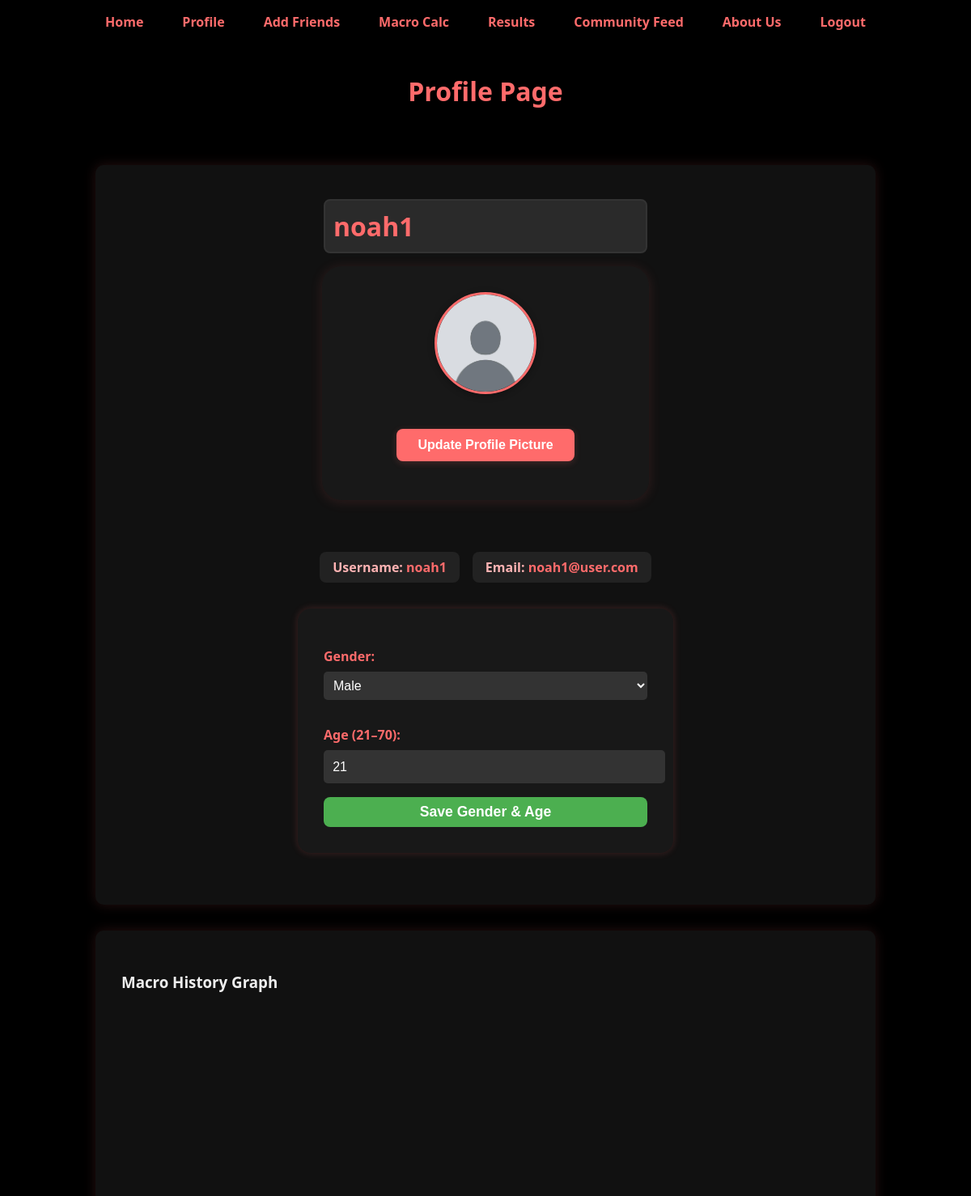
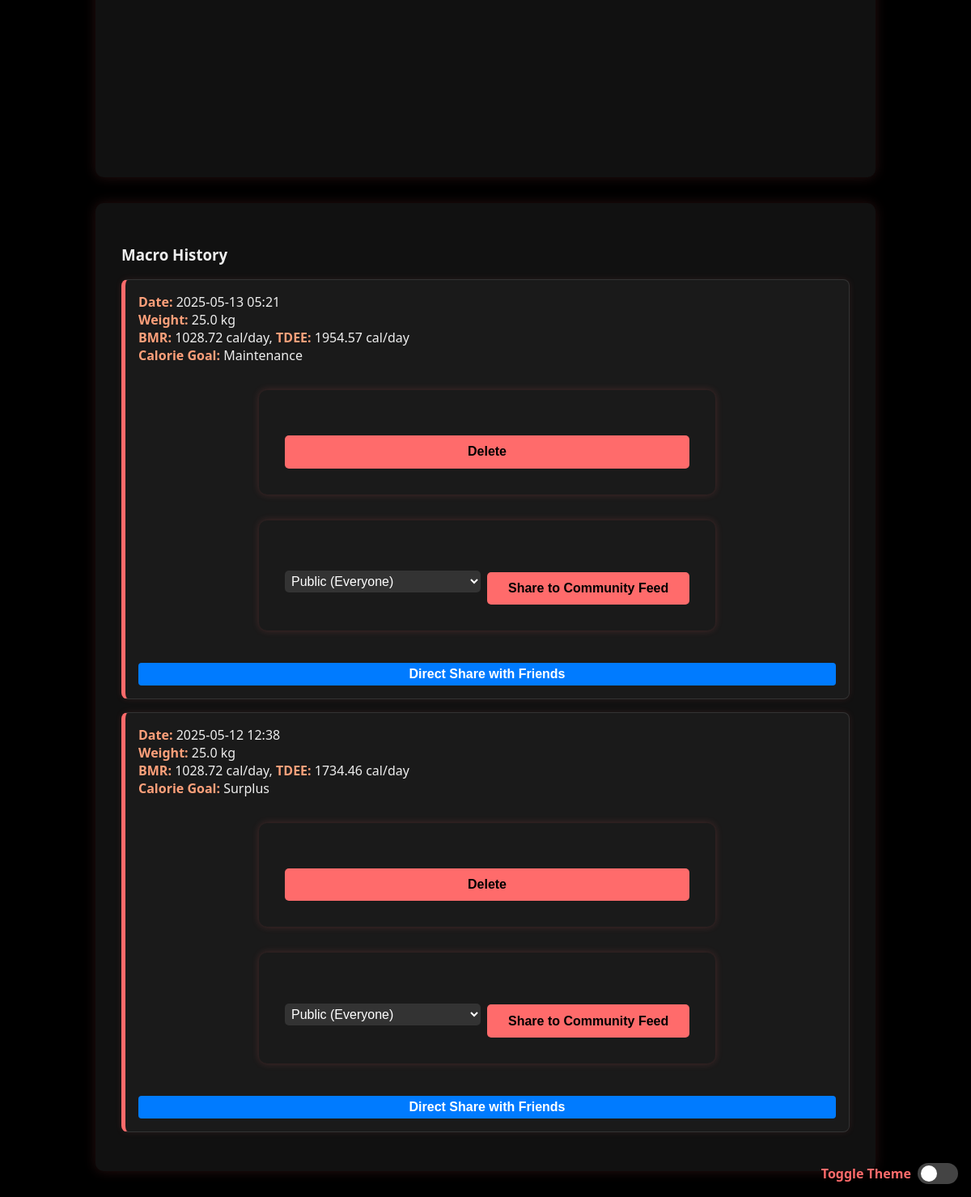
Screenshot of /profile (signed in) with the database file from the repository (2 pictures, top to bottom).
### app/models.py (models this page shows)
class User(db.Model, UserMixin):
    id = db.Column(db.Integer, primary_key=True)
    name = db.Column(db.String(80), unique=True, nullable=False)
    email = db.Column(db.String(120), unique=True, nullable=False)
    password = db.Column(db.String(120), nullable=False)
    gender = db.Column(db.String(10))
    age = db.Column(db.Integer)
    profile_picture = db.Column(db.String(255), default='placeholder-profile.jpg')
    requests_sent = db.relationship(
        'FriendRequest',
        foreign_keys='FriendRequest.requester_id',
        back_populates='requester',
        lazy='dynamic'
    )
    requests_received = db.relationship(
        'FriendRequest',
        foreign_keys='FriendRequest.receiver_id',
        back_populates='receiver',
        lazy='dynamic'
    )
    friends = db.relationship(
        'User',
        secondary=friend_assoc,
        primaryjoin=(id == friend_assoc.c.user_id),
        secondaryjoin=(id == friend_assoc.c.friend_id),
        lazy='dynamic'
    )

class MacroPost(db.Model):
    id = db.Column(db.Integer, primary_key=True)
    gender = db.Column(db.String(10), nullable=False)
    age = db.Column(db.Integer, nullable=False)
    weight = db.Column(db.Float, nullable=False)
    height = db.Column(db.Float, nullable=False)
    bmr = db.Column(db.Float, nullable=False)
    tdee = db.Column(db.Float, nullable=False)
    calorie_goal = db.Column(db.String(10), nullable=False, server_default='maintain')
    timestamp = db.Column(db.DateTime, server_default=db.func.now())
    user_id = db.Column(db.Integer, db.ForeignKey('user.id'), nullable=False)
    user = db.relationship('User', backref=db.backref('macroposts', lazy=True))

### app/routes.py (the view)
@app.route("/profile")
@login_required
def profile():
    macro_posts = MacroPost.query.filter_by(user_id=current_user.id).order_by(MacroPost.timestamp.desc()).all()
    form = ProfilePictureForm()
    pending_requests = FriendRequest.query.filter_by(receiver_id=current_user.id, status='pending').all()
    return render_template(
        "profile.html",
        user=current_user,
        macro_posts=macro_posts,
        form=form,
        pending_requests=pending_requests,
    )

### app/forms.py
class ProfilePictureForm(FlaskForm):
    picture = FileField('Update Profile Picture', validators=[
        FileAllowed(['jpg', 'png', 'jpeg'], 'Images only!')
    ])
    submit = SubmitField('Update Picture')

### app/__init__.py (called while the page is built)
@login_manager.user_loader
def load_user(user_id):
    return User.query.get(int(user_id))

### app/templates/profile.html (shortened to what this page needs)
{% extends "base.html" %}
{% block content %}
<div class="profile-container">
    <header class="profile-header">
        <h1>Profile Page</h1>
    </header>
    <section class="profile-info">
        <div style="display:flex; flex-direction:column; align-items:center; margin-bottom: 2em;">
            <h2 style="font-size:2rem; font-weight:bold; color:#ff6b6b; margin-bottom:0.5em;">{{ user.name }}</h2>
            <div class="profile-card">
                <img src="{{ url_for('static', filename='profile_pics/' + user.profile_picture) }}" alt="Profile Picture" class="profile-picture">
            {% if current_user.id == user.id %}
               <button onclick="document.getElementById('profile-picture-form').style.display='block'" class="profile-btn update-btn">Update Profile Picture</button>
            {% endif %}
            </div>
        </div>
        <div style="display:flex; justify-content:center; gap:1em; margin-bottom:1em;">
            <div style="background:#222; color:#ffb3b3; padding:0.5em 1em; border-radius:8px; font-weight:bold;">Username: <span style="color:#ff6b6b;">{{ user.name }}</span></div>
            <div style="background:#222; color:#ffb3b3; padding:0.5em 1em; border-radius:8px; font-weight:bold;">Email: <span style="color:#ff6b6b;">{{ user.email }}</span></div>
        </div>
        <form action="{{ url_for('update_profile_info') }}" method="POST" style="margin-top: 1em; background:#181818; padding:2em; border-radius:16px; box-shadow:0 0 10px #ff6b6b33; max-width:400px; margin-left:auto; margin-right:auto;">
            <label for="gender" style="color:#ff6b6b; font-weight:bold;">Gender:</label>
            <select id="gender" name="gender" required style="width:100%; margin-bottom:1em; padding:0.5em; font-size:1rem; box-sizing:border-box;" {% if current_user.id != user.id %}disabled{% endif %}>
                <option value="male" {% if user.gender == 'male' %}selected{% endif %}>Male</option>
             </select>
             <label for="age" style="color:#ff6b6b; font-weight:bold;">Age (21–70):</label>
             <input type="text" id="age" name="age" value="{{ user.age if user.age else '' }}" placeholder="Not specified by user" {% if current_user.id != user.id %}disabled class="disabled-field"{% endif %}>
            {% if current_user.id == user.id %}
               <button type="submit" style="margin-top: 1em; background-color: #4CAF50; color: white; font-weight: bold; padding: 8px 16px; border: none; border-radius: 8px; cursor: pointer; width:100%; font-size:1.1rem;">Save Gender & Age</button>
            {% endif %}
        </form>
    </section>
    <section class="graph">
        <h3>Macro History Graph</h3>
        <div id="macro-history-graph" style="width: 100%; height: 400px; margin-bottom: 20px;"></div>
    </section>
    <section class="macro-history">
        <h3>Macro History</h3>
        {% if macro_posts %}
            <ul>
                {% for post in macro_posts %}
                    <li>
                        <strong>Date:</strong> {{ post.timestamp.strftime('%Y-%m-%d %H:%M') }}<br>
                        <strong>Weight:</strong> {{ post.weight }} kg<br>
                        <strong>BMR:</strong> {{ post.bmr }} cal/day,
                        <strong>TDEE:</strong> {{ post.tdee }} cal/day<br>
                        <strong>Calorie Goal:</strong> {{ post.calorie_goal|capitalize }}
                        {% if user.id == current_user.id %}
                        <form action="{{ url_for('delete_macro_post', post_id=post.id) }}" method="POST" style="inline">
                            <button type="submit" onclick="return confirm('Are you sure you want to delete this entry?');">Delete</button>
                        </form>
                        <form action="{{ url_for('create_feed_post', post_id=post.id) }}" method="POST" style="inline">
                            <div style="margin-top: 8px; display: flex; align-items: center;">
                                <select name="visibility" style="margin-right: 8px; padding: 4px;">
                                    <option value="public">Public (Everyone)</option>
                                </select>
                                <button type="submit">Share to Community Feed</button>
                            </div>
                        </form>
                        <button onclick="openShareModal('{{ post.id }}')" class="share-btn" style="margin-top: 8px;">
                            Direct Share with Friends
                        </button>
                        {% endif %}
                    </li>
                {% endfor %}
            </ul>
        {% else %}
            <p>You haven't saved any results yet.</p>
        {% endif %}
    </section>
</div>
<div class="theme-toggle">
    <label class="theme-label" for="theme-switch">Toggle Theme</label>
    <label class="switch">
        <span class="slider"></span>
    </label>
</div>
{% endblock %}

### app/templates/base.html (shortened to what this page needs)
<!DOCTYPE html>
<html lang="en">
<head>
  <link rel="stylesheet" href="{{ url_for('static', filename='css/style.css') }}">
</head>
<body>
  <header>
    <nav>
      <ul>
        <li><a href="{{ url_for('home') }}">Home</a></li>
        {% if current_user.is_authenticated %}
          <li><a href="{{ url_for('profile') }}">Profile</a></li>
          <li><a href="{{ url_for('friends') }}">Add Friends</a></li>
        {% else %}
          <li><a href="{{ url_for('login') }}">Login</a></li>
          <li><a href="{{ url_for('calculator') }}">Macro Calc</a></li>
        {% endif %}
        {% if current_user.is_authenticated and request.endpoint != 'view_user_profile' and request.endpoint != 'view_user_profile_by_name' %}
        <li><a href="{{ url_for('calculator') }}">Macro Calc</a></li>
        {% endif %}
        <li><a href="{{ url_for('results') }}">Results</a></li>
        <li><a href="{{ url_for('feed') }}">Community Feed</a></li>
        <li><a href="{{ url_for('about') }}">About Us</a></li>
        {% if current_user.is_authenticated %}
          <li><a href="{{ url_for('logout') }}">Logout</a></li>
        {% endif %}
      </ul>
    </nav>
  </header>
  <main>
    {% block content %}
    {% endblock %}
  </main>
</body>
</html>

### app/static/css/style.css (style rules this page uses)
body { background-color: #000; color: #eee; font-family: 'Segoe UI', Tahoma, Geneva, Verdana, sans-serif; margin: 0; padding: 0; }
h1, h2 { color: #ff6b6b; text-align: center; }
header { padding: 1rem 2rem; }
nav ul { list-style: none; display: flex; justify-content: flex-end; gap: 1rem; padding: 0; margin: 0; }
nav a { position: relative; color: #ff6b6b; font-weight: bold; text-decoration: none; padding: 0.5rem 1rem; transition: color 0.3s ease; }
nav a::after { content: ''; position: absolute; left: 0; bottom: 0; height: 2px; width: 0%; background-color: #ff6b6b; transition: width 0.3s ease; }
form { background-color: #1a1a1a; padding: 2rem; border-radius: 10px; max-width: 500px; margin: 2rem auto; box-shadow: 0 0 10px rgba(255, 107, 107, 0.2); }
label { font-weight: bold; display: block; margin-top: 1rem; color: #ff6b6b; }
input, select, button { width: 100%; padding: 0.7rem; margin-top: 0.5rem; border-radius: 5px; border: none; background-color: #333; color: #fff; font-size: 1rem; }
button { background-color: #ff6b6b; color: #000; font-weight: bold; margin-top: 1.5rem; cursor: pointer; transition: background-color 0.3s; }
section { background-color: #111; color: #eee; max-width: 900px; margin: 2rem auto; padding: 2rem; border-radius: 10px; box-shadow: 0 0 15px rgba(255, 107, 107, 0.15); }
section h2 { color: #ff6b6b; margin-bottom: 1rem; font-size: 1.8rem; }
.profile-picture { width: 150px; height: 150px; border-radius: 50%; object-fit: cover; border: 2px solid #ff6b6b; display: block; margin: 1rem auto; box-shadow: 0 0 10px rgba(255, 107, 107, 0.3); }
.profile-info h2, .profile-info p { background-color: #2a2a2a; color: #ffa07a; border: 2px solid #333; border-radius: 8px; padding: 10px; font-size: 1.2rem; max-width: 400px; margin: 10px 0; box-sizing: border-box; text-align: left; display: inline-block; width: 100%; transition: background-color 0.3s ease; }
.profile-info h2, .profile-info p { margin-bottom: 15px; }
.macro-history ul { list-style: none; padding: 0; margin: 0; }
.macro-history li { background-color: #1a1a1a; border: 1px solid #333; border-left: 5px solid #ff6b6b; border-radius: 8px; padding: 1rem; margin-bottom: 1rem; box-shadow: 0 0 8px rgba(255, 107, 107, 0.1); transition: transform 0.2s ease; }
.macro-history strong { color: #ffa07a; }
.theme-toggle { position: fixed; bottom: 1rem; right: 1rem; display: flex; align-items: center; gap: 0.5rem; z-index: 10000; }
.theme-label { color: #ff6b6b; font-weight: bold; }
.switch { position: relative; display: inline-block; width: 50px; height: 26px; }
.slider { position: absolute; cursor: pointer; top: 0; left: 0; right: 0; bottom: 0; background-color: #444; transition: 0.4s; border-radius: 34px; }
.slider::before { position: absolute; content: ""; height: 20px; width: 20px; left: 4px; bottom: 3px; background-color: white; transition: 0.4s; border-radius: 50%; }
#macro-history-graph { width: 100%; height: 400px; margin-bottom: 20px; }
nav ul { flex-wrap: wrap; justify-content: center; }
input, select { color: #fff; }

### app/templates/profile.html (style rules this page uses)
.profile-card { background: #181818; display: flex; flex-direction: column; align-items: center; padding: 2em 2em 2em 2em; border-radius: 24px; box-shadow: 0 2px 16px #ff6b6b22; margin-bottom: 2em; width: 340px; max-width: 90vw; }
.profile-picture { display: block; margin: 0 auto 1.2em auto; border: 3px solid #ff6b6b; border-radius: 50%; width: 120px; height: 120px; box-shadow: 0 2px 8px #0005; }
.profile-btn { font-weight: bold; border-radius: 8px; width: 220px; padding: 0.7em 0; margin-bottom: 1em; box-shadow: 0 2px 8px #ff6b6b33; transition: background 0.2s, color 0.2s; border: none; cursor: pointer; font-size: 1rem; }
.update-btn { background: #ff6b6b; color: #fff; }
.profile-info > form { margin-top: 2em !important; margin-bottom: 2em !important; z-index: 1; position: relative; }
.share-btn { background-color: #007bff; color: white; border: none; padding: 5px 10px; border-radius: 4px; cursor: pointer; }

### rows the page displays
User: name "noah1", profile_picture (placeholder picture), email "noah1@user.com", gender "Male", age "21"
MacroPost: timestamp "2025-05-13 05:21", weight "25.0", bmr "1028.72", tdee "1954.57", calorie_goal "Maintenance"
MacroPost: timestamp "2025-05-12 12:38", weight "25.0", bmr "1028.72", tdee "1734.46", calorie_goal "Surplus"
